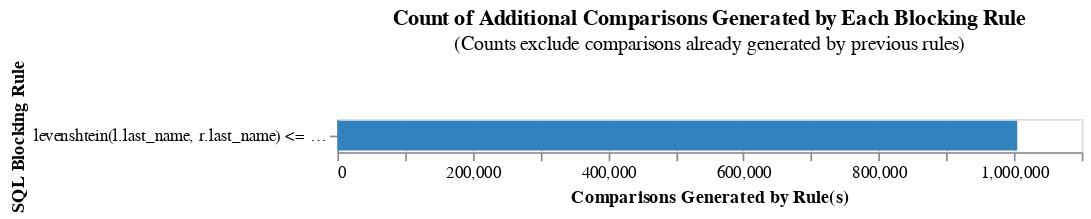

Here is the notebook cell this chart was saved with:
### Markdown cell above
### Settings & Verifications

### Code cell
persons_sample = persons

brs = [
    'levenshtein(l.last_name, r.last_name) <= 3 and levenshtein(l.birth_year, r.birth_year) <= 1'
]


settings = {
    "link_type": "dedupe_only",
    "blocking_rules_to_generate_predictions": brs,
    "comparisons": [
        levenshtein_at_thresholds("first_name", 2),
        levenshtein_at_thresholds("last_name", 2),
        exact_match("gender"),
        exact_match("birth_year"),
        exact_match("death_year"),
    ],
}

linker = DuckDBLinker(persons_sample, settings)

linker.cumulative_num_comparisons_from_blocking_rules_chart()

### Figure 1 — Vega-Lite specification as saved in the notebook (floating-point values rounded to 4 significant figures)
{"$schema": "https://vega.github.io/schema/vega-lite/v5.json", "width": 450, "height": {"step": 20}, "title": {"text": "Count of Additional Comparisons Generated by Each Blocking Rule", "subtitle": "(Counts exclude comparisons already generated by previous rules)"}, "data": {"values": [{"row_count": 1004748, "rule": "levenshtein(l.last_name, r.last_name) <= 3 and levenshtein(l.birth_year, r.birth_year) <= 1", "cumulative_rows": 1004748, "cartesian": 1954844128, "reduction_ratio": "The rolling reduction ratio with your given blocking rule(s) is 0.999486. This represents the reduction in the total number of comparisons due to your rule(s).", "start": 0}]}, "mark": "bar", "encoding": {"x": {"title": "Comparisons Generated by Rule(s)", "field": "start", "type": "quantitative"}, "x2": {"field": "cumulative_rows"}, "y": {"field": "rule", "title": "SQL Blocking Rule", "sort": ["-x2"]}, "color": {"field": "rule", "legend": null, "scale": {"scheme": "category20c"}}, "order": {"field": "cumulative_rows"}, "tooltip": [{"type": "nominal", "field": "rule", "title": "SQL Condition"}, {"type": "quantitative", "field": "row_count", "title": "Comparisons Generated", "format": ","}, {"type": "quantitative", "field": "cumulative_rows", "title": "Cumulative Comparisons", "format": ","}, {"type": "quantitative", "field": "cartesian", "title": "Cartesian Product of Input Data", "format": ","}, {"type": "nominal", "field": "reduction_ratio", "title": "Reduction Ratio (cumulative rows/cartesian product)"}]}}
